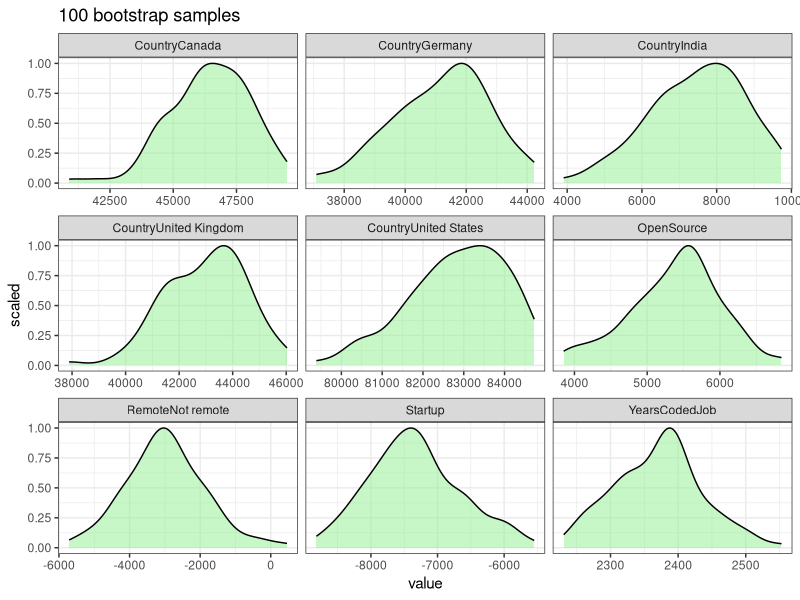

Here is the R script that generated this plot:
# Setup ####
# make sure we have all the packages we need.
install.packages(c("modeldata", "ggplot2",
                   "magrittr", "tibble", "dplyr", "knitr"),
                 repos = "http://cran.us.r-project.org")

## Specify N for number of bootstraps
N = 100 

## Libraries ####
library(modeldata, warn.conflicts = FALSE, quietly = TRUE)
library(ggplot2, warn.conflicts = FALSE, quietly = TRUE)
library(magrittr, warn.conflicts = FALSE, quietly = TRUE)
library(tibble, warn.conflicts = FALSE, quietly = TRUE)
library(dplyr, warn.conflicts = FALSE, quietly = TRUE)

## Set options and seed ####
options(scipen = 99)
set.seed(57)

## Load data ####
data(stackoverflow)

# REGRESSION with BOOTSTRAP CONFIDENCE INTERVALS ####
## first define the variables
## then write a for loop for bootstrapping
## collect the results into a data.frame 

data = stackoverflow %>% 
  mutate(Startup = ifelse(CompanySizeNumber > 100, 0, 1))


## Specify model formula object
formula = Salary ~ -1 + Country + OpenSource + Remote + +Startup + YearsCodedJob
coef_df = list()

## Fit model + bootstrap ####
## for each N in the N_list
## sample the data with replacement (N times)
## run the same regression model on the resampled data (boot)
## extract model coefficients
## add them to the same data.frame

for (i in 1:N){
  boot = slice_sample(data, prop = 1, replace = TRUE)
  fit = glm(formula, data = boot)
  coef_df = coef(fit) %>% 
    as_tibble(rownames = "term") %>% 
    bind_rows(coef_df)
}
cat(N, "bootstraps are completed.\n")


## plot the distribution of estimates ####
plot = coef_df %>% 
  ggplot(aes(x = value, y = after_stat(scaled))) + 
  geom_density(fill = 'lightgreen', alpha = 0.5) + 
  facet_wrap(~term, scales = "free_x") + 
  ggtitle(paste0(N, " bootstrap samples")) +
  theme_bw()

## Create plots folder if doesn't exist ####
if(!dir.exists("./plots")){
  dir.create("./plots")
}

## Save plot ####
ggsave(plot, filename = "plots/bootstrap_distribution.png")

## calculate percentile CIs ####
## last line splits each N into different data.frame
alpha = 0.05
bootsrap_CI = coef_df %>% 
  group_by(term) %>% 
  summarise_all(list(
    estimate = mean, 
    `2.5 %` = ~quantile(.x, probs = alpha),
    `97.5 %` = ~quantile(.x, probs = 1 - alpha)))


## Create output folder if doesn't exist ####
if(!dir.exists("./output")){
  dir.create("./output")
}

## save output into RDS object ####
saveRDS(bootsrap_CI, "output/bootstrap_output.RDS")
cat("Bootstrap completed and saved.\n")

## compare bootstrap CI with across N ####
bootsrap_CI %>% knitr::kable(digits = 1)
